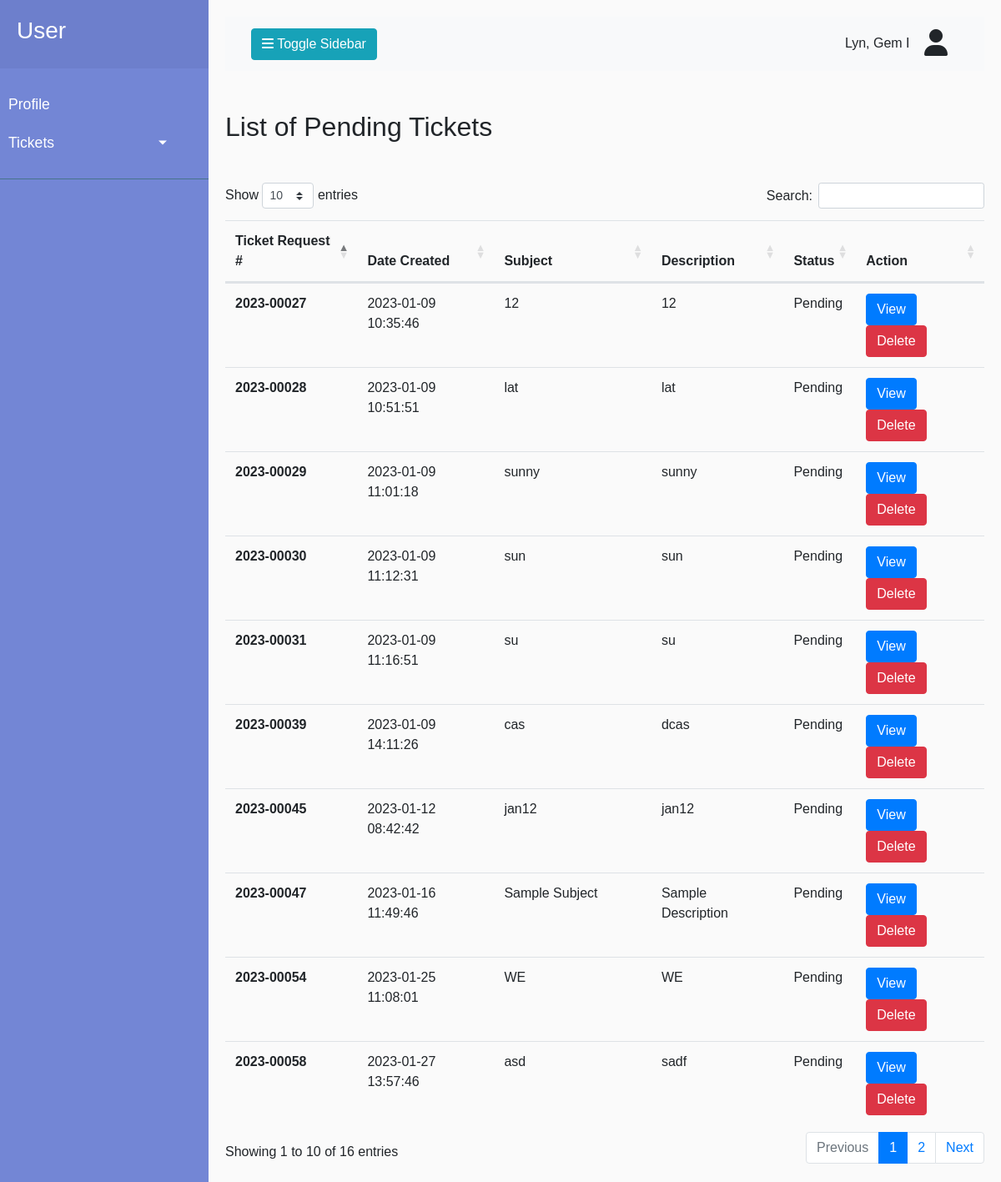
/User_side/pending_tickets_user.php (signed in), run on the app's committed database.
### tables this page shows
CREATE TABLE `ticket` (
  `ticket_id` int(11) NOT NULL DEFAULT 0,
  `user_id` int(11) NOT NULL DEFAULT 0,
  `ticket_year` int(4) NOT NULL DEFAULT 0,
  `ticket_number` int(10) NOT NULL DEFAULT 0,
  `company_id` int(11) NOT NULL DEFAULT 0,
  `department_id` int(11) NOT NULL DEFAULT 0,
  `date_created` datetime NOT NULL DEFAULT '1000-01-01 00:00:00',
  `subject` varchar(100) NOT NULL DEFAULT '0',
  `ticket_description` varchar(150) NOT NULL DEFAULT '0',
  `message` varchar(150) NOT NULL DEFAULT '0',
  `file_uploaded` varchar(100) NOT NULL DEFAULT '0',
  `priority` int(1) NOT NULL DEFAULT 0,
  `assigned_to` int(11) NOT NULL DEFAULT 0,
  `status` int(11) NOT NULL DEFAULT 0,
  `closed_by` int(11) NOT NULL DEFAULT 0,
  `date_closed` datetime NOT NULL DEFAULT '1000-01-01 00:00:00'
);

### Includes/connection.php (called while the page is built, shortened)
<?php
$siteURL = "http://localhost/TicketingSystem/";

### User_side/pending_tickets_user.php (the view, shortened to what this page needs)
<?php
    include ('header.php');
?>
            <h2 class="my-5">List of Pending Tickets</h2>
            <table class="table" id="myTicketsTable">
                <thead>
                <tr>
                    <th scope="col">Ticket Request #</th>
                    <th scope="col">Date Created</th>
                    <th scope="col">Subject</th>
                    <th scope="col">Description</th>
                    <th scope="col">Status</th>
                    <th scope="col">Action</th>
                </tr>
                </thead>
                <tbody>
                <?php
                    $displayTablesql = "SELECT ticket_id, ticket_year, ticket_number, date_created, subject, ticket_description, status
                                        FROM ticket
                                        WHERE user_id=$current_id AND status=0";
                    $displayResult = mysqli_query($con, $displayTablesql);
                    $displayResultCheck = mysqli_num_rows($displayResult);
                    if($displayResultCheck>0){
                        while($displayRow = mysqli_fetch_assoc($displayResult)){
                            $status = $displayRow['status'];
                            $ticket_id = $displayRow['ticket_id'];
                            $date_created = $displayRow['date_created'];
                            $ticket_number = $displayRow['ticket_number'];
                            $ticket_year = $displayRow['ticket_year'];
                            $displaySubject = $displayRow['subject'];
                            $displayDescription = $displayRow['ticket_description'];
                            if($status == 0){
                                $status = "Pending";
                            }
                            else{
                                $status = "Closed";
                            }
                            ?>
                            <tr>
                            <th scope="row"><?php echo $ticket_year."-"; echo ticketNumberLengthCheck($ticket_number); ?></th>
                                <td><?php echo "$date_created"?></td>
                                <td><?php echo "$displaySubject"?></td>
                                <td><?php echo "$displayDescription"?></td>
                                <td><?php echo "$status"?></td>
                                <td>
                                    <a href="<?php echo $siteURL; ?>User_side/ticket-messages.php?id=<?php echo $ticket_id; ?>" class="btn btn-primary">View</a>
                                    <a href="<?php echo $siteURL;?>User_side/action_button/delete-pending.php?id=<?php echo $ticket_id;?>"><button type="button" class="btn btn-danger">Delete</button></a>
                                </td>
                            </tr>
                            <?php
                        }
                        }
                ?>
                </tbody>
            </table>
        </div>
    </div>
<?php include ('footer.php')?>

### cls_global_functions.php (shortened to what this page needs)
<?php
function ticketNumberLengthCheck($ticket_number)
{
    $lengthCheck = strlen($ticket_number);
    if($lengthCheck == 1)
    {
        echo "0000".$ticket_number;
    }
    elseif($lengthCheck == 2)
    {
        echo "000".$ticket_number;
    }
    elseif($lengthCheck == 3)
    {
        echo "00".$ticket_number;
    }
    elseif($lengthCheck == 4)
    {
        echo "0".$ticket_number;
    }
    else
    {
        echo $ticket_number;
    }
}
                        ?>

### CSS/style.css (style rules this page uses)
body { font-family: 'Poppins', sans-serif; background: #fafafa; }
a, a:hover, a:focus { color:inherit; text-decoration: none; transition: all 0.3s; }

### data on the page
ticket: ticket_year "2023", ticket_number "27", date_created "2023-01-09 10:35:46", subject "12", ticket_description "12", status "Pending"
ticket: ticket_year "2023", ticket_number "28", date_created "2023-01-09 10:51:51", subject "lat", ticket_description "lat", status "Pending"
ticket: ticket_year "2023", ticket_number "29", date_created "2023-01-09 11:01:18", subject "sunny", ticket_description "sunny", status "Pending"
ticket: ticket_year "2023", ticket_number "30", date_created "2023-01-09 11:12:31", subject "sun", ticket_description "sun", status "Pending"
ticket: ticket_year "2023", ticket_number "31", date_created "2023-01-09 11:16:51", subject "su", ticket_description "su", status "Pending"
ticket: ticket_year "2023", ticket_number "39", date_created "2023-01-09 14:11:26", subject "cas", ticket_description "dcas", status "Pending"
ticket: ticket_year "2023", ticket_number "45", date_created "2023-01-12 08:42:42", subject "jan12", ticket_description "jan12", status "Pending"
ticket: ticket_year "2023", ticket_number "47", date_created "2023-01-16 11:49:46", subject "Sample Subject", ticket_description "Sample Description", status "Pending"
ticket: ticket_year "2023", ticket_number "54", date_created "2023-01-25 11:08:01", subject "WE", ticket_description "WE", status "Pending"
ticket: ticket_year "2023", ticket_number "58", date_created "2023-01-27 13:57:46", subject "asd", ticket_description "sadf", status "Pending"

### other printed values
$current_full_name "Lyn, Gem I"
